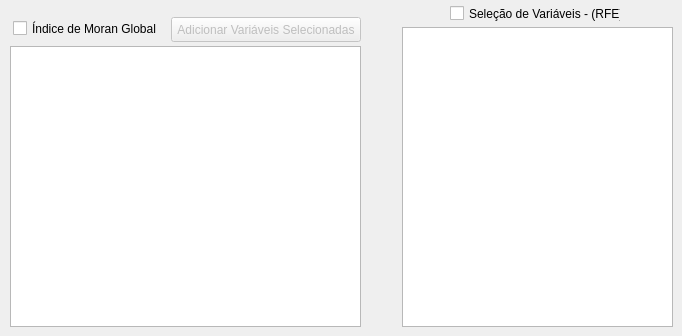
       <widget class="QWidget" name="tab_11">
        <attribute name="title">
         <string>Seleção de Variáveis</string>
        </attribute>
        <widget class="QTableWidget" name="datatable_moran">
         <property name="geometry">
          <rect>
           <x>10</x>
           <y>46</y>
           <width>351</width>
           <height>281</height>
          </rect>
         </property>
        </widget>
        <widget class="QCheckBox" name="checkBox_Moran">
         <property name="enabled">
          <bool>true</bool>
         </property>
         <property name="geometry">
          <rect>
           <x>13</x>
           <y>20</y>
           <width>151</width>
           <height>17</height>
          </rect>
         </property>
         <property name="text">
          <string>Índice de Moran Global</string>
         </property>
         <property name="checked">
          <bool>false</bool>
         </property>
        </widget>
        <widget class="QCheckBox" name="checkBox_RFE">
         <property name="enabled">
          <bool>true</bool>
         </property>
         <property name="geometry">
          <rect>
           <x>450</x>
           <y>5</y>
           <width>171</width>
           <height>17</height>
          </rect>
         </property>
         <property name="text">
          <string>Seleção de Variáveis - (RFE)</string>
         </property>
         <property name="checked">
          <bool>false</bool>
         </property>
        </widget>
        <widget class="QTableWidget" name="datatable_RFE">
         <property name="geometry">
          <rect>
           <x>402</x>
           <y>27</y>
           <width>271</width>
           <height>300</height>
          </rect>
         </property>
        </widget>
        <widget class="QPushButton" name="pushButton_SVM_Add_Selected_Features">
         <property name="enabled">
          <bool>false</bool>
         </property>
         <property name="geometry">
          <rect>
           <x>171</x>
           <y>17</y>
           <width>190</width>
           <height>25</height>
          </rect>
         </property>
         <property name="text">
          <string>Adicionar Variáveis Selecionadas</string>
         </property>
        </widget>
       </widget>
